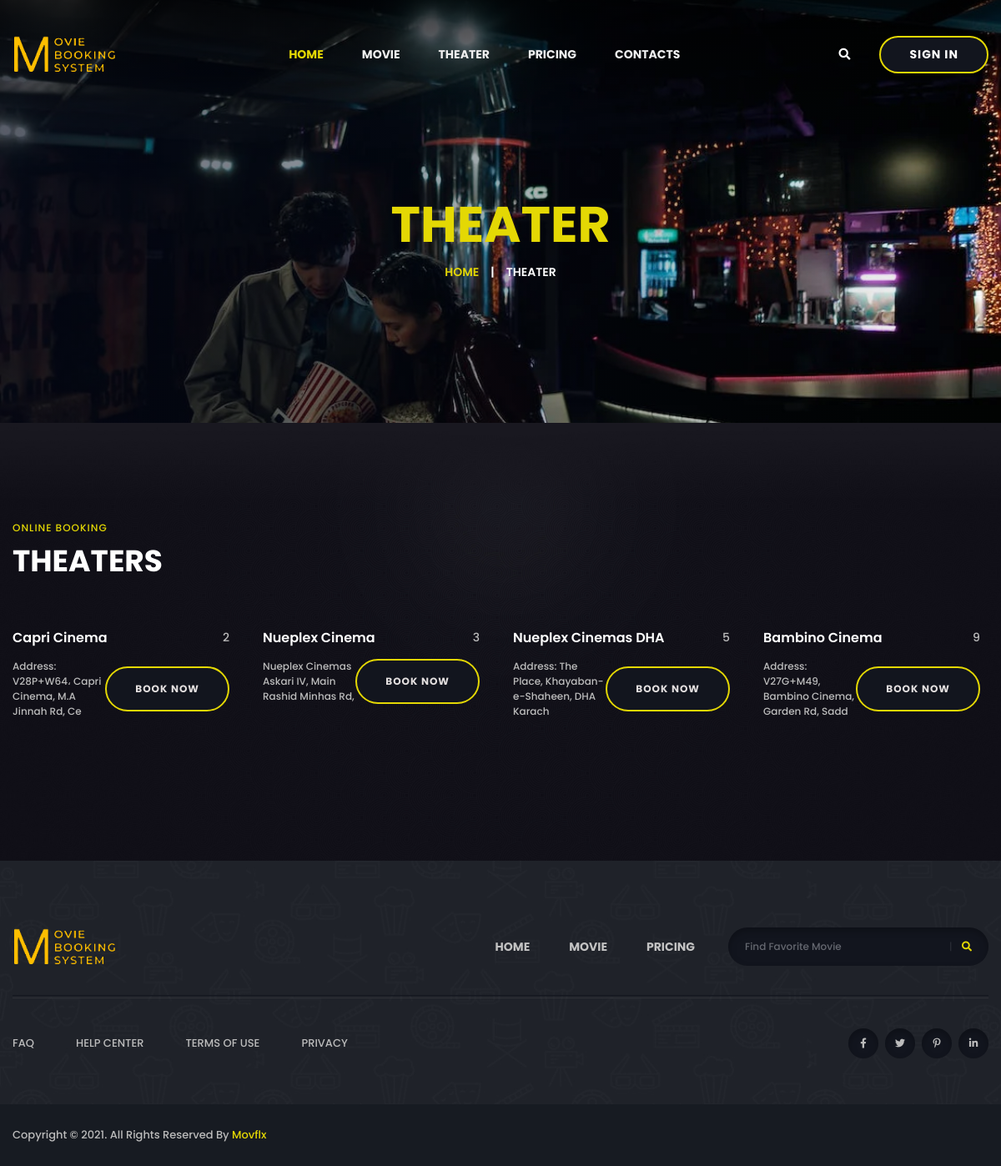
Page /theater.php on the committed database.
### tables this page shows
CREATE TABLE `theater` (
  `theater_id` int(11) NOT NULL,
  `theater_name` varchar(30) DEFAULT NULL,
  `theater_address` varchar(50) DEFAULT NULL,
  `theater_seat` varchar(100) DEFAULT NULL
);

### theater.php (the view, shortened to what this page needs)
<?php
include 'slicing/nav.php'
?>
        <main>
            <section class="breadcrumb-area breadcrumb-bg" data-background="img/images/pexels-photo-4.webp">
                <div class="container">
                    <div class="row">
                        <div class="col-12">
                            <div class="breadcrumb-content">
                                <h2 class="title"><span>THEATER</span></h2>
                                <nav aria-label="breadcrumb">
                                    <ol class="breadcrumb">
                                        <li class="breadcrumb-item"><a href="index.php">Home</a></li>
                                        <li class="breadcrumb-item active" aria-current="page">Theater</li>
                                    </ol>
                                </nav>
                            </div>
                        </div>
                    </div>
                </div>
            </section>
            <section class="movie-area movie-bg" data-background="img/bg/movie_bg.jpg">
                <div class="container">
                    <div class="row align-items-end mb-60">
                        <div class="col-lg-6">
                            <div class="section-title text-center text-lg-left">
                                <span class="sub-title">ONLINE BOOKING</span>
                                <h2 class="title">THEATERS</h2>
                            </div>
                        </div>
                    </div>
                    <div class="row tr-movie-active">
                    <?php
								$dq = "select * from theater";
								$requ = mysqli_query($con, $dq);
								while ($roww = mysqli_fetch_assoc($requ)) {
								?>
                        <div class="col-xl-3 col-lg-4 col-sm-6 grid-item grid-sizer cat-two">
                            <div class="movie-item movie-item-three mb-50">
                                <div class="movie-content">
                                    <div class="top">
                                        <h5 class="title"><a href="movie-details.php"><?php echo $roww['theater_name'] ?></a></h5>
                                        <span class="text"><?php echo $roww['theater_seat'] ?></span>
                                    </div>
                                    <div class="bottom">
                                        <ul>
                                            <li><span class="text"><?php echo $roww['theater_address'] ?></span></li>
                                            <li>
                                            <span class="duration"><a href="#" class="btn ">Book Now</a></span>
                                            </li>
                                        </ul>
                                    </div>
                                </div>
                            </div>
                        </div>
                        <?php }?>
        </main>
      <?php
      include 'slicing/footer.php'
      ?>

### slicing/nav.php (shortened to what this page needs)
<!doctype html>
<html class="no-js" lang="">
<head>
<link rel="stylesheet" href="css/bootstrap.min.css">
<link rel="stylesheet" href="css/animate.min.css">
<link rel="stylesheet" href="css/magnific-popup.css">
<link rel="stylesheet" href="css/fontawesome-all.min.css">
<link rel="stylesheet" href="css/owl.carousel.min.css">
<link rel="stylesheet" href="css/flaticon.css">
<link rel="stylesheet" href="css/odometer.css">
<link rel="stylesheet" href="css/aos.css">
<link rel="stylesheet" href="css/slick.css">
<link rel="stylesheet" href="css/default.css">
<link rel="stylesheet" href="css/style.css">
<link rel="stylesheet" href="css/responsive.css">
</head>
<body>
<header>
<div id="sticky-header" class="menu-area transparent-header">
<div class="container custom-container">
<div class="row">
<div class="col-12">
<div class="menu-wrap">
<nav class="menu-nav show">
    <div class="logo">
        <a href="index.php">
            <img src="img/logo/logo-new.png" alt="Logo">
        </a>
    </div>
    <div class="navbar-wrap main-menu d-none d-lg-flex">
        <ul class="navigation">
            <li class="active menu-item-has-children"><a href="index.php">Home</a>
            </li>
            <li class="menu-item-has-children"><a href="movie.php">Movie</a> </li>
            <li><a href="theater.php">Theater</a></li>
            <li><a href="pricing.php">Pricing</a></li>
            <li><a href="contact.php">contacts</a></li>
        </ul>
    </div>
    <div class="header-action d-none d-md-block">
        <ul>
            <li class="header-search"><a href="#" data-toggle="modal" data-target="#search-modal"><i class="fas fa-search"></i></a></li>
            <?php if (isset($_SESSION['user_name'])) {
                echo '<li class="header-btn"><a href="admin/logout.php" class="btn">Logout</a></li>';
            } else {
                echo '<li class="header-btn"><a href="admin/signin.php" class="btn">Sign In</a></li>';
            } ?>
        </ul>
    </div>
</nav>
</div>
</div>
</div>
</div>
</div>
</header>

### slicing/footer.php (shortened to what this page needs)
<footer>
    <div class="footer-top-wrap">
        <div class="container">
            <div class="footer-menu-wrap">
                <div class="row align-items-center">
                    <div class="col-lg-3">
                        <div class="footer-logo">
                            <a href="index.php"><img src="img/logo/logo-new.png" alt=""></a>
                        </div>
                    </div>
                    <div class="col-lg-9">
                        <div class="footer-menu">
                            <nav>
                                <ul class="navigation">
                                    <li><a href="index.php">Home</a></li>
                                    <li><a href="movies.php">Movie</a></li>
                                    <li><a href="pricing.php">Pricing</a></li>
                                </ul>
                                <div class="footer-search">
                                    <form action="#">
                                        <input type="text" placeholder="Find Favorite Movie">
                                        <button><i class="fas fa-search"></i></button>
                                    </form>
                                </div>
                            </nav>
                        </div>
                    </div>
                </div>
            </div>
            <div class="footer-quick-link-wrap">
                <div class="row align-items-center">
                    <div class="col-md-7">
                        <div class="quick-link-list">
                            <ul>
                                <li><a href="#">FAQ</a></li>
                                <li><a href="#">Help Center</a></li>
                                <li><a href="#">Terms of Use</a></li>
                                <li><a href="#">Privacy</a></li>
                            </ul>
                        </div>
                    </div>
                    <div class="col-md-5">
                        <div class="footer-social">
                            <ul>
                                <li><a href="#"><i class="fab fa-facebook-f"></i></a></li>
                                <li><a href="#"><i class="fab fa-twitter"></i></a></li>
                                <li><a href="#"><i class="fab fa-pinterest-p"></i></a></li>
                                <li><a href="#"><i class="fab fa-linkedin-in"></i></a></li>
                            </ul>
                        </div>
                    </div>
                </div>
            </div>
        </div>
    </div>
    <div class="copyright-wrap">
        <div class="container">
            <div class="row">
                <div class="col-lg-6 col-md-6">
                    <div class="copyright-text">
                        <p>Copyright &copy; 2021. All Rights Reserved By <a href="index.php">Movflx</a></p>
                    </div>
                </div>
            </div>
        </div>
    </div>
</footer>
</body>
</html>

### css/default.css (style rules this page uses)
.mb-50 { margin-bottom: 50px; }
.mb-60 { margin-bottom: 60px; }

### css/responsive.css (style rules this page uses)
@media (max-width: 1500px) { .custom-container { max-width: 1330px; } }
@media (max-width: 1500px) { .breadcrumb-bg { padding: 230px 0 170px; } }
@media (max-width: 1500px) { .footer-search form { min-width: 240px; } }
@media (max-width: 1500px) { .header-action > ul > li { position: relative; margin-left: 25px; } }

### rows in the picture
theater: theater_name "Capri Cinema", theater_seat "2", theater_address "Address: V28P+W64، Capri Cinema, M.A Jinnah Rd, Ce"
theater: theater_name "Nueplex Cinema", theater_seat "3", theater_address "Nueplex Cinemas Askari IV, Main Rashid Minhas Rd,"
theater: theater_name "Nueplex Cinemas DHA", theater_seat "5", theater_address "Address: The Place, Khayaban-e-Shaheen, DHA Karach"
theater: theater_name "Bambino Cinema", theater_seat "9", theater_address "Address: V27G+M49, Bambino Cinema, Garden Rd, Sadd"
